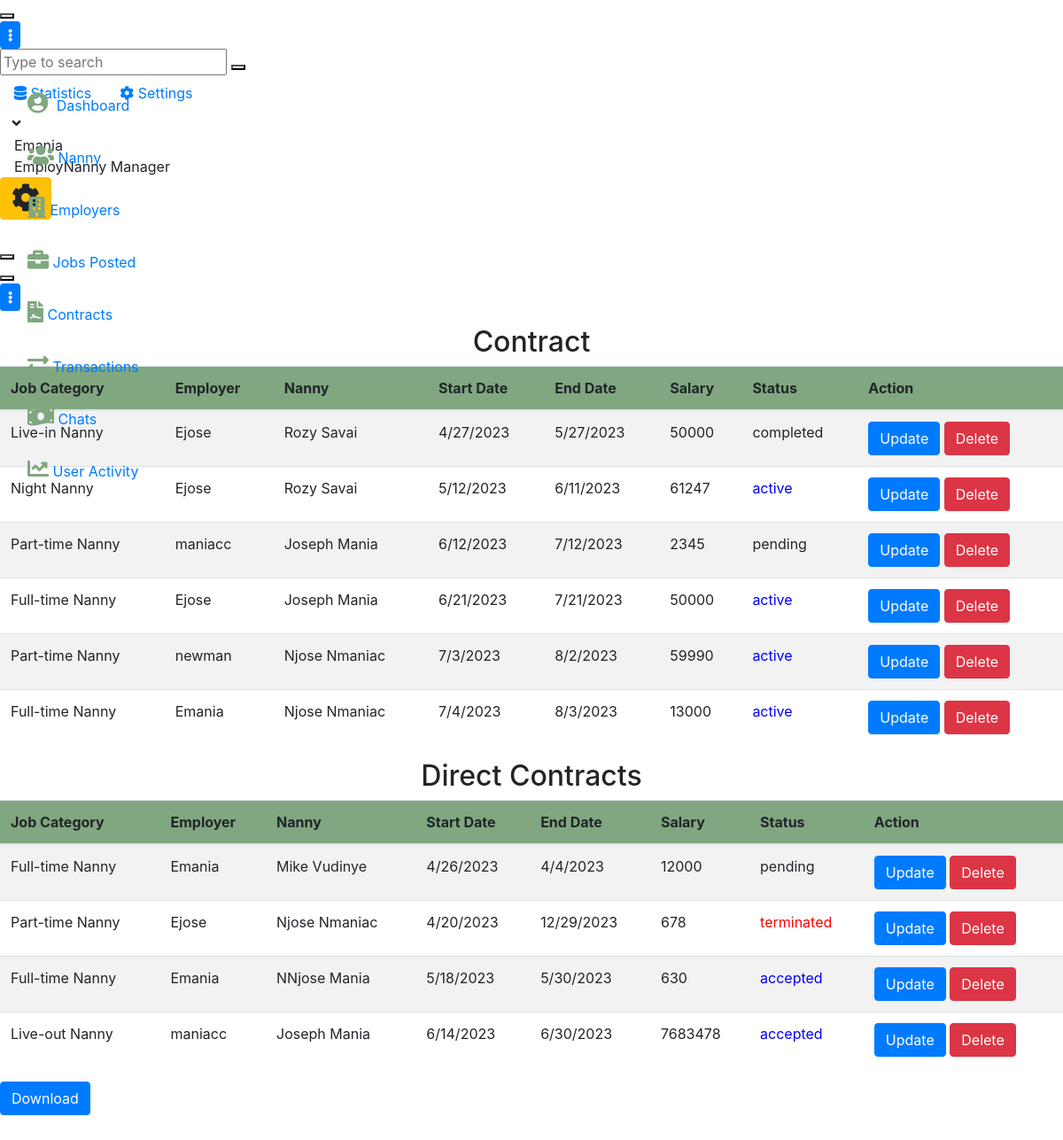
Screenshot of /reports/display_contracts (signed in) with the database file from the repository.
### jobapp/models.py (models this page shows, shortened)
class ContractModel(models.Model):
    job = models.ForeignKey(jobModel, on_delete=models.CASCADE, default=1)
    nanny = models.ForeignKey(NannyDetails, on_delete=models.CASCADE, limit_choices_to={
                              'user__groups__name': 'nanny'}, default=1)
    employer = models.ForeignKey(User, on_delete=models.CASCADE,  limit_choices_to={
                                 'groups__name': 'employer'}, default=1)
    start_date = models.DateField(
        auto_now_add=True,  blank=True, null=True)
    end_date = models.DateField(default=timezone.now() + timedelta(days=30))
    duration = models.CharField(
        max_length=100, choices=CONTRACT_DURATION, default="pending")
    amount = models.DecimalField(max_digits=10, decimal_places=2, default=0)
    status = models.CharField(
        max_length=100, choices=CONTRACT_STATUS, default=CONTRACT_STATUS[0][0])
    company_commission = models.DecimalField(
        max_digits=10, decimal_places=2, default=0)
    nanny_signature_image = models.ImageField(
        upload_to='nanny_signatures/', null=True, blank=True)

class jobModel(models.Model):
    employer = models.ForeignKey(User, on_delete=models.CASCADE)
    category = models.CharField(max_length=100, choices=CATEGORIES)
    city = models.CharField(max_length=100)
    addresss = models.CharField(max_length=100)
    salary = models.IntegerField()
    language = models.CharField(max_length=100)
    nanny_age = models.CharField(max_length=100, choices=AGE_GROUP_CHOICES)
    hours_per_day = models.IntegerField(default=2)
    start_date = models.DateField()
    years_of_experience = models.IntegerField(default=0)
    duration = models.CharField(
        max_length=100, choices=CONTRACT_DURATION, default="1 - 2 years")
    date_posted = models.DateTimeField(auto_now_add=True)
    job_description = models.TextField(blank=True)
    days_off = models.CharField(
        max_length=100, choices=DAYS_OFF_CHOICES, default='Every weekend')
    leave_available = models.BooleanField(choices=LEAVE_CHOICES, default=False)
    vacation_days_per_year = models.CharField(
        max_length=100, choices=VACATION_CHOICES, default='Two weeks')

class DirectContract(models.Model):
    nanny = models.ForeignKey(NannyDetails, on_delete=models.CASCADE)
    employer = models.ForeignKey(User, on_delete=models.CASCADE)
    job_category = models.CharField(
        max_length=100, choices=CATEGORIES, default="Full-time Nanny")
    city = models.CharField(max_length=100)
    salary = models.IntegerField()
    start_date = models.DateField()
    end_date = models.DateField()
    job_description = models.TextField(blank=True)
    status = models.CharField(
        max_length=100, choices=CONTRACT_STATUS, default="pending")
    amount_to_receive = models.IntegerField()
    company_commission = models.IntegerField()

### users/models.py (models this page shows, shortened)
class NannyDetails(models.Model):
    user = models.OneToOneField(User, on_delete=models.CASCADE)
    first_name = models.CharField(max_length=100)
    last_name = models.CharField(max_length=100)
    phone = models.IntegerField(default=0)
    city = models.CharField(max_length=100)
    address = models.CharField(max_length=200)
    id_number = models.IntegerField(default=0)
    level_of_education = models.CharField(
        max_length=100, choices=HIGHEST_LEVEL_EDUCATION)
    recommendation_letter = models.FileField(
        upload_to='recommendations/', null=True, blank=True)
    id_front_image = models.ImageField(
        upload_to='id_images/', default=0)
    id_back_image = models.ImageField(
        upload_to='id_images/', default=0)
    good_conduct_certificate = models.FileField(
        upload_to='good_conduct/', null=True, blank=True)
    nationality = models.CharField(max_length=100, choices=NATIONALITY_CHOICES)
    availability = models.CharField(
        max_length=100, choices=AVAILABILITY_CHOICES)
    language = models.CharField(max_length=200, choices=LANGUAGE_CHOICES)
    date_joined = models.DateTimeField(auto_now_add=True)
    years_of_experience = models.IntegerField(default=0)
    age_bracket = models.CharField(
        max_length=100, choices=AGE_GROUP_CHOICES, default="N/A")
    description = models.TextField(blank=True)
    image = models.ImageField(
        default='default.jpg', upload_to='nanny_profile_pics')
    def __str__(self):
        return self.first_name + ' ' + self.last_name

### AdminReports/views.py (the view)
# urls.py: path('display_contracts', views.display_contracts, name="display_contracts"),
def display_contracts(request):
    contracts = ContractModel.objects.all()
    direct_contracts = DirectContract.objects.all()
    context = {
        'contracts': contracts,
        'direct_contracts': direct_contracts
    }
    return render(request, 'admin/contract_lists.html', context)

### AdminReports/templates/admin/contract_lists.html
  {% extends 'admin/baseadmin.html' %}
{% block content %}
</div>
                <div class="app-main__outer">
<div class="app-main__inner">
<h2 class="text-center">Contract</h2>
    <table class="table table-striped">
        <thead style="background-color: rgb(128, 167, 128);">
            <tr>
                <th>Job Category</th>
                <th>Employer</th>
                <th>Nanny</th>
                <th>Start Date</th>
                <th>End Date</th>
                <th>Salary</th>
                <th>Status</th>
                <th>Action</th>
            </tr>
        </thead>
        <tbody>
         {% for contract in contracts %}
    <tr>
        <td>{{ contract.job.category }}</td>
        <td>{{ contract.employer }}</td>
        <td>{{ contract.nanny }}</td>
        <td>{{ contract.start_date|date:"n/j/Y" }}</td>
        <td>{{ contract.end_date|date:"n/j/Y" }}</td>
        <td>{{ contract.job.salary }}</td>
        <td{% if contract.status == 'terminated' %} style="color: red;"{% elif contract.status == 'active' %} style="color: blue;"{% endif %}>{{ contract.status }}</td>
    <td>
        <a href="{% url 'edit_contract' contract.id %}" class="btn btn-primary">Update</a>
        <a href="{% url 'delete_contract' contract.id %}" class="btn btn-danger">Delete</a></td>
    </tr>
{% endfor %}
        </tbody>
    </table>
    <h2 class="text-center">Direct Contracts</h2>
    <table class="table table-striped">
        <thead style="background-color: rgb(128, 167, 128);">
            <tr>
                <th>Job Category</th>
                <th>Employer</th>
                <th>Nanny</th>
                <th>Start Date</th>
                <th>End Date</th>
                <th>Salary</th>
                <th>Status</th>
                <th>Action</th>
            </tr>
        </thead>
        <tbody>
            {% for direct_contract in direct_contracts %}
            <tr>
                <td>{{ direct_contract.job_category }}</td>
                <td>{{ direct_contract.employer }}</td>
                <td>{{ direct_contract.nanny }}</td>
                <td>{{ direct_contract.start_date|date:"n/j/Y" }}</td>
                <td>{{ direct_contract.end_date|date:"n/j/Y" }}</td>
                <td>{{ direct_contract.salary }}</td>
        <td{% if direct_contract.status == 'terminated' %} style="color: red;"{% elif direct_contract.status == 'active' %} style="color: blue;" {% elif direct_contract.status == 'accepted' %} style="color: blue;"{% endif %}>{{ direct_contract.status }}</td>
        <td>
            <a href="{% url 'edit_direct_contract' direct_contract.id %}" class="btn btn-primary">Update</a>
            <a href="{% url 'delete_direct_contract' direct_contract.id %}" class="btn btn-danger">Delete</a></td>
    </tr>
            {% endfor %}
        </tbody>
    </table>
    <a href="{% url 'generate_contract_pdf' %}" class="btn btn-primary">Download</a>
</div>
</div>
    {% endblock content%}

### AdminReports/templates/admin/baseadmin.html (shortened to what this page needs)
{% load static%}
{% load custom_filters %}
<!doctype html>
<html lang="en">
   <head>
      <link href="https://demo.dashboardpack.com/architectui-html-free/main.css" rel="stylesheet">
   </head>
   <link rel="stylesheet" href="https://maxcdn.bootstrapcdn.com/bootstrap/4.5.2/css/bootstrap.min.css">
   <link rel="stylesheet" href="https://cdnjs.cloudflare.com/ajax/libs/font-awesome/5.15.3/css/all.min.css" />
   <link rel="stylesheet" href="https://use.fontawesome.com/releases/v5.6.3/css/all.css">
   </head>
   <body>
      <div class="app-container app-theme-white body-tabs-shadow fixed-sidebar fixed-header">
      <div class="app-header header-shadow" style="background:white;">
         <div class="app-header__mobile-menu">
            <div>
               <button type="button" class="hamburger hamburger--elastic mobile-toggle-nav">
               </button>
            </div>
         </div>
         <div class="app-header__menu">
            <span>
            <button type="button" class="btn-icon btn-icon-only btn btn-primary btn-sm mobile-toggle-header-nav">
            <span class="btn-icon-wrapper">
            <i class="fa fa-ellipsis-v fa-w-6"></i>
            </span>
            </button>
            </span>
         </div>
         <div class="app-header__content">
            <div class="app-header-left">
               <div class="search-wrapper">
                  <div class="input-holder">
                     <input type="text" class="search-input" placeholder="Type to search">
                     <button class="search-icon"></button>
                  </div>
               </div>
               <ul class="header-menu nav">
                  <li class="nav-item">
                     <a href="javascript:void(0);" class="nav-link">
                     <i class="nav-link-icon fa fa-database"> </i>
                     Statistics
                     </a>
                  </li>
                  <li class="dropdown nav-item">
                     <a href="javascript:void(0);" class="nav-link">
                     <i class="nav-link-icon fa fa-cog"></i>
                     Settings
                     </a>
                  </li>
               </ul>
            </div>
            <div class="app-header-right">
               <div class="header-btn-lg pr-0">
                  <div class="widget-content p-0">
                     <div class="widget-content-wrapper">
                        <div class="widget-content-left">
                           <div class="btn-group">
                              <a data-toggle="dropdown" aria-haspopup="true" aria-expanded="false" class="p-0 btn">
                              <i class="fa fa-angle-down ml-2 opacity-8"></i>
                              </a>
                           </div>
                        </div>
                        <div class="widget-content-left  ml-3 header-user-info">
                           <div class="widget-heading">
                              {% if user.is_authenticated %}
                              {{ user.username }}
                              {% endif %}
                           </div>
                           <div class="widget-subheading">
                              EmployNanny Manager
                           </div>
                        </div>
                     </div>
                  </div>
               </div>
            </div>
         </div>
      </div>
      <div class="ui-theme-settings">
         <button type="button" id="TooltipDemo" class="btn-open-options btn btn-warning">
         <i class="fa fa-cog fa-w-16 fa-spin fa-2x"></i>
         </button>
      </div>
      <div class="app-main">
         <div class="app-sidebar sidebar-shadow pt-4">
            <div class="app-header__logo">
               <div class="header__pane ml-auto">
                  <div>
                     <button type="button" class="hamburger close-sidebar-btn hamburger--elastic" data-class="closed-sidebar">
                     </button>
                  </div>
               </div>
            </div>
            <div class="app-header__mobile-menu">
               <div>
                  <button type="button" class="hamburger hamburger--elastic mobile-toggle-nav">
                  </button>
               </div>
            </div>
            <div class="app-header__menu">
               <span>
               <button type="button" class="btn-icon btn-icon-only btn btn-primary btn-sm mobile-toggle-header-nav">
               <span class="btn-icon-wrapper">
               <i class="fa fa-ellipsis-v fa-w-6"></i>
               </span>
               </button>
               </span>
            </div>
            <div class="scrollbar-sidebar">
               <div class="app-sidebar__inner">
                  <ul class="vertical-nav-menu">
                     <div class="col-lg-2 d-none d-lg-block sidebar fixed-top mt-5">
                        <ul class="nav flex-column">
                           <li class="nav-item mt-5">
                              <a class="nav-link" href="{% url 'dashboard'%}">
                              <i class="fas fa-user-circle"></i> <span style="display: inline-block; margin-left: 5px;">Dashboard</span>
                              </a>
                           </li>
                           <li class="nav-item mt-3">
                              <a class="nav-link" href="{% url 'nanny_list'%}">
                              <i class="fas fa-users"></i> Nanny
                              </a>
                           </li>
                           <li class="nav-item mt-3">
                              <a class="nav-link" href="{% url 'employers_list'%}">
                              <i class="fas fa-building"></i> Employers
                              </a>
                           </li>
                           <li class="nav-item mt-3">
                              <a class="nav-link" href="{% url 'job_post_list'%}">
                              <i class="fas fa-briefcase"></i> Jobs Posted
                              </a>
                           </li>
                           <li class="nav-item mt-3">
                              <a class="nav-link" href="{% url 'display_contracts'%}">
                              <i class="fas fa-file-contract"></i> Contracts
                              </a>
                           </li>
                           <li class="nav-item mt-3">
                              <a class="nav-link" href="{% url 'transaction_list'%}">
                              <i class="fas fa-exchange-alt"></i> Transactions
                              </a>
                           </li>
                           <li class="nav-item mt-3">
                              <a class="nav-link" href="{% url 'chats' %}">
                              <i class="fas fa-money-bill-wave"></i> Chats
                              </a>
                           </li>
                           <li class="nav-item mt-3">
                              <a class="nav-link" href="{% url 'user_activity_logs'%}">
                              <i class="fas fa-chart-line"></i> User Activity
                              </a>
                           </li>
                        </ul>
                     </div>
                  </ul>
               </div>
            </div>
            {% block content%}
            {% endblock content%}
         </div>
      </div>
   </body>
</html>

### AdminReports/templates/admin/baseadmin.html (style rules this page uses)
.fas { color:rgb(128, 167, 128); font-size:24px; }
.app-header { background-color:white; }

### rows the page displays
ContractModel: job.category "Live-in Nanny", employer "Ejose", nanny "Rozy Savai", start_date "4/27/2023", end_date "5/27/2023", job.salary "50000", status "completed"
ContractModel: job.category "Night Nanny", employer "Ejose", nanny "Rozy Savai", start_date "5/12/2023", end_date "6/11/2023", job.salary "61247", status "active"
ContractModel: job.category "Part-time Nanny", employer "maniacc", nanny "Joseph Mania", start_date "6/12/2023", end_date "7/12/2023", job.salary "2345", status "pending"
ContractModel: job.category "Full-time Nanny", employer "Ejose", nanny "Joseph Mania", start_date "6/21/2023", end_date "7/21/2023", job.salary "50000", status "active"
ContractModel: job.category "Part-time Nanny", employer "newman", nanny "Njose Nmaniac", start_date "7/3/2023", end_date "8/2/2023", job.salary "59990", status "active"
ContractModel: job.category "Full-time Nanny", employer "Emania", nanny "Njose Nmaniac", start_date "7/4/2023", end_date "8/3/2023", job.salary "13000", status "active"
DirectContract: job_category "Full-time Nanny", employer "Emania", nanny "Mike Vudinye", start_date "4/26/2023", end_date "4/4/2023", salary "12000", status "pending"
DirectContract: job_category "Part-time Nanny", employer "Ejose", nanny "Njose Nmaniac", start_date "4/20/2023", end_date "12/29/2023", salary "678", status "terminated"
DirectContract: job_category "Full-time Nanny", employer "Emania", nanny "NNjose Mania", start_date "5/18/2023", end_date "5/30/2023", salary "630", status "accepted"
DirectContract: job_category "Live-out Nanny", employer "maniacc", nanny "Joseph Mania", start_date "6/14/2023", end_date "6/30/2023", salary "7683478", status "accepted"

### other values shown
{{ user.username }} "Emania"
